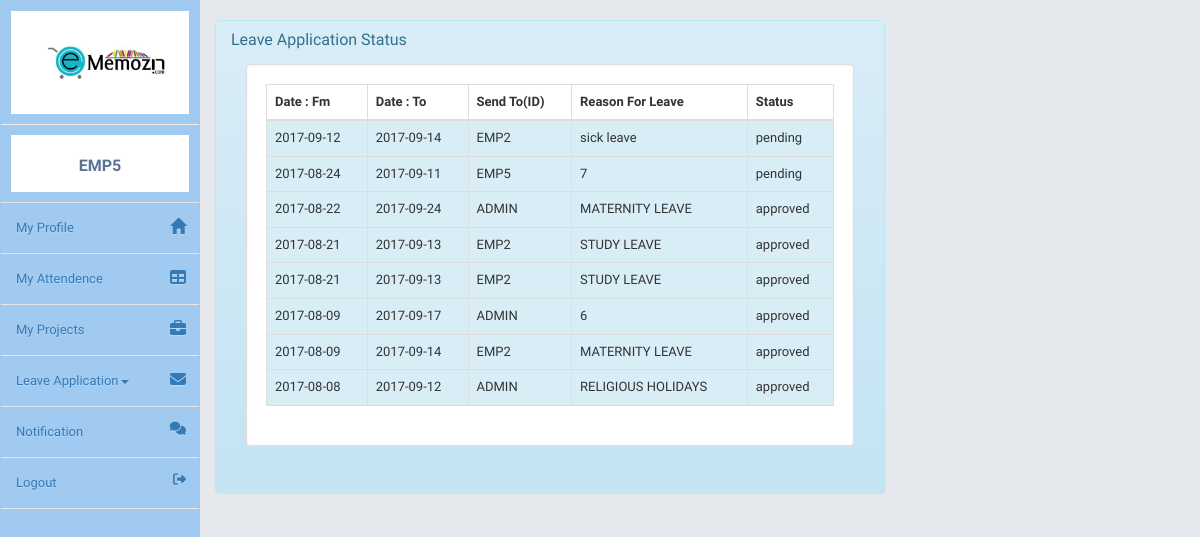
/scripts/LeaveStatus.php (signed in), run on the app's committed database.
### tables this page shows
CREATE TABLE `leave` (
  `applicant` varchar(20) NOT NULL,
  `leave_from` date NOT NULL,
  `leave_to` date NOT NULL,
  `type` varchar(50) NOT NULL,
  `reason` text NOT NULL,
  `send_to` varchar(10) NOT NULL,
  `status` int(10) NOT NULL
);

### scripts/LeaveStatus.php (the view, shortened to what this page needs)
<?php
include 'head_info.php';
include  'sidebar.php';
$uid= $_SESSION['uid'];
?>
<head>
</head>
<div class="col-4 col-4 col-6 col-lg-7 col-sm-offset-0 col-sm-offset-0 col-md-offset-2 col-lg-offset-2 toppad" >
    <div class="panel panel-info">
        <div class="panel-heading">
            <h3 class="panel-title">Leave Application Status</h3>
            <div class="panel-body">
                <form class="well form-horizontal" action="" method="post"  id="" style="background-color:#FFFFFF;">
                    <fieldset style="background-color:#FFFFFF;">
                        <table class="table table-striped table-bordered table-list">
                            <thead>
                            <tr>
                                <th>Date : Fm</th>
                                <th>Date : To</th>
                                <th>Send To(ID)</th>
                                <th>Reason For Leave </th>
                                <th>Status</th>
                            </tr>
                            </thead>
                            <tbody>
<?php
$sql= "SELECT * FROM `leave` where `applicant`= '$uid'  ORDER BY `leave_from` DESC";
    $r=mysqli_query($c,$sql);
while($row= mysqli_fetch_array($r))
{
     if ($row['status']==0)
     {
         $leave='pending';
     }
      if ($row['status']==1)
     {
         $leave='approved';
     }
  echo '
                <tr class="info">
                    <td>'.$row['leave_from'].'</td>
                    <td>'.$row['leave_to'].'</td>
                    <td>'.$row['send_to'].'</td>
                    <td>'.$row['type'].'</td>
                    <td>'.$leave.'</td>
                </tr>';
}
  ?>

### scripts/head_info.php (style rules this page uses)
.well { background:#FFFFFF; }
.toppad { margin-top:20px; }

### data on the page
leave: leave_from "2017-09-12", leave_to "2017-09-14", send_to "EMP2", type "sick leave", status "pending"
leave: leave_from "2017-08-24", leave_to "2017-09-11", send_to "EMP5", type "7", status "pending"
leave: leave_from "2017-08-22", leave_to "2017-09-24", send_to "ADMIN", type "MATERNITY LEAVE", status "approved"
leave: leave_from "2017-08-21", leave_to "2017-09-13", send_to "EMP2", type "STUDY LEAVE", status "approved"
leave: leave_from "2017-08-21", leave_to "2017-09-13", send_to "EMP2", type "STUDY LEAVE", status "approved"
leave: leave_from "2017-08-09", leave_to "2017-09-17", send_to "ADMIN", type "6", status "approved"
leave: leave_from "2017-08-09", leave_to "2017-09-14", send_to "EMP2", type "MATERNITY LEAVE", status "approved"
leave: leave_from "2017-08-08", leave_to "2017-09-12", send_to "ADMIN", type "RELIGIOUS HOLIDAYS", status "approved"

### other printed values
$_SESSION['uid'] "EMP5"
